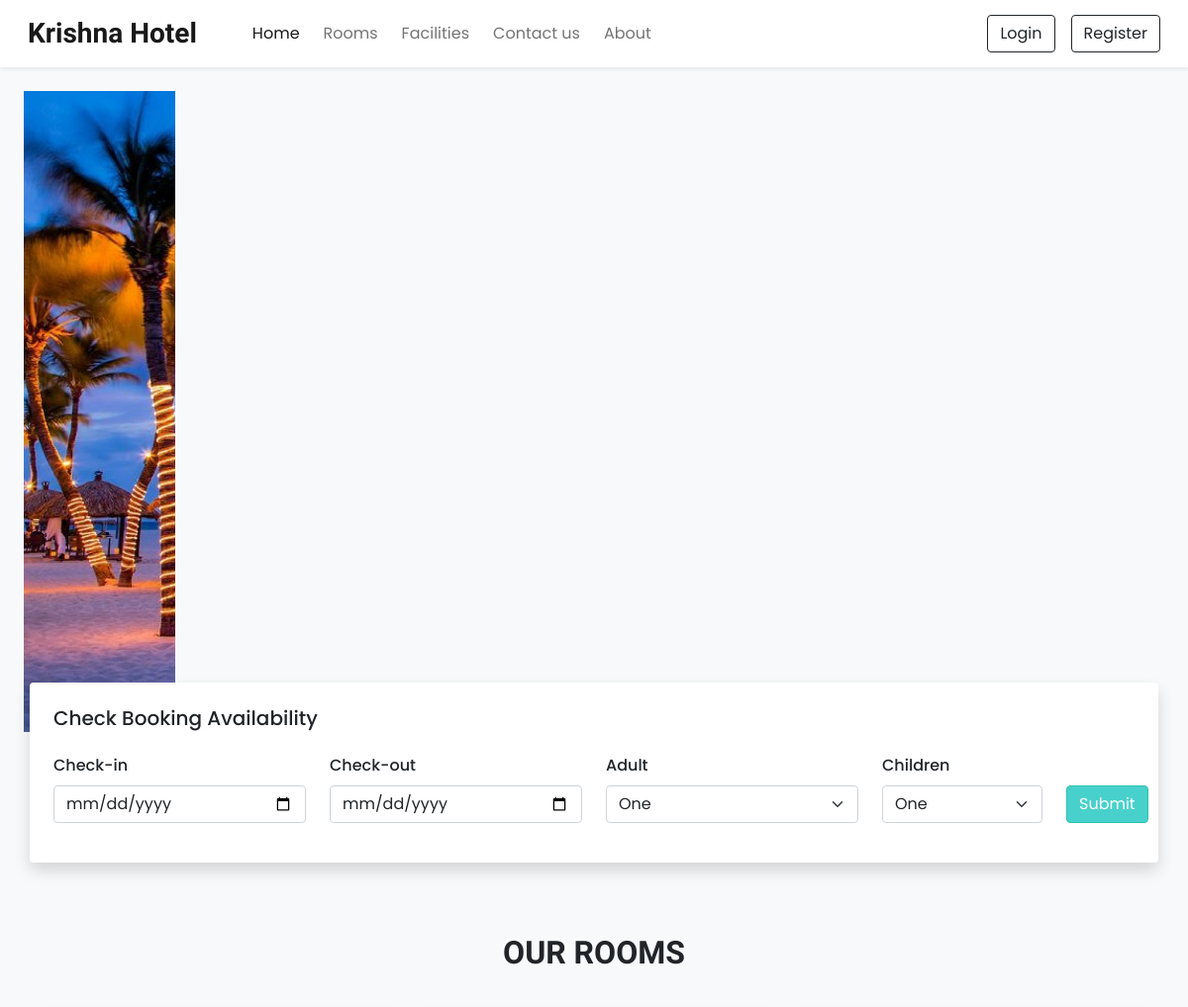
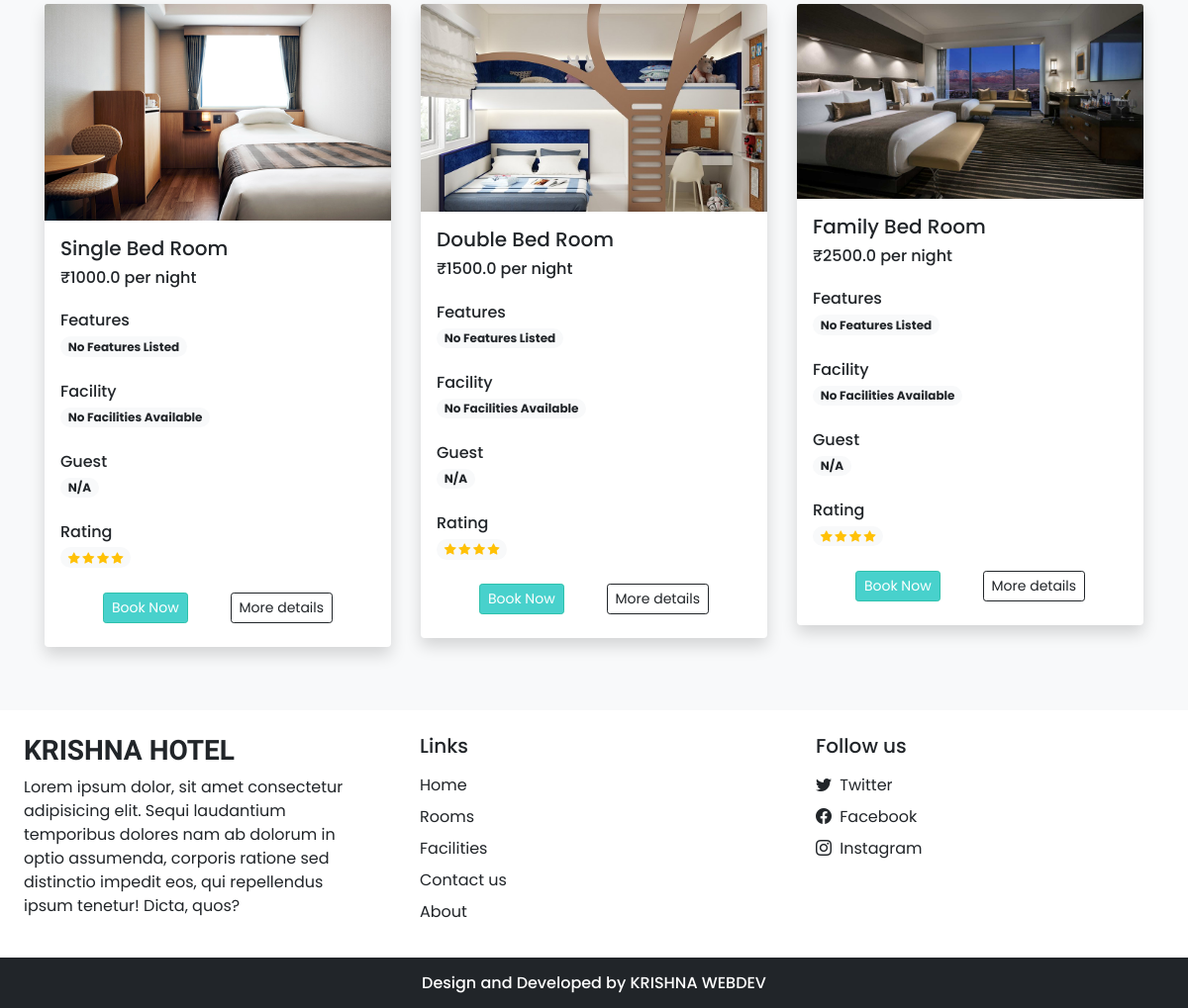
The page / on the database its author committed (2 pictures, top to bottom).
### app.py (models this page shows)
class Room(db.Model):
    id = db.Column(db.Integer, primary_key=True)
    name = db.Column(db.String(100), nullable=False)
    price = db.Column(db.Float, nullable=False)
    status = db.Column(db.String(20), default='Available')
    image = db.Column(db.String(255), nullable=False, default='default.jpg')

### app.py (the view)
@app.route('/')
def home():
    rooms_list = Room.query.all()  # Fetch all rooms
    print("Rooms fetched:", rooms_list)  #  Debugging step
    return render_template('index.html', rooms=rooms_list)  # Pass rooms to template

### templates/index.html (shortened to what this page needs)
<!DOCTYPE html>
<html lang="en">
<head>
    <link rel="stylesheet" href="css/common.css">
    <link rel="stylesheet" href="https://cdn.jsdelivr.net/npm/swiper@11/swiper-bundle.min.css" />
    <link href="https://cdn.jsdelivr.net/npm/bootstrap@5.0.2/dist/css/bootstrap.min.css" rel="stylesheet">
    <link rel="stylesheet" href="https://cdn.jsdelivr.net/npm/bootstrap-icons@1.11.3/font/bootstrap-icons.min.css">
    <link rel="stylesheet" href="css/common.css">
</head>
<body class="bg-light">
    <nav class="navbar navbar-expand-lg navbar-light bg-white px-lg-3 py-lg-2 shadow-sm sticky-top">
        <div class="container-fluid">
            <a class="navbar-brand me-5 fw-bold fs-3 h-font" href="{{ url_for('home') }}">Krishna Hotel</a>
            <div class="collapse navbar-collapse" id="navbarSupportedContent">
                <ul class="navbar-nav me-auto mb-2 mb-lg-0">
                    <li class="nav-item">
                        <a class="nav-link active me-2" aria-current="page" href="{{ url_for('home') }}">Home</a>
                    </li>
                    <li class="nav-item">
                        <a class="nav-link me-2" href="{{ url_for('rooms') }}">Rooms</a>
                    </li>
                    <li class="nav-item">
                        <a class="nav-link me-2" href="{{ url_for('facilities') }}">Facilities</a>
                    </li>
                    <li class="nav-item">
                        <a class="nav-link me-2" href="{{ url_for('contact') }}">Contact us</a>
                    </li>
                    <li class="nav-item">
                        <a class="nav-link" href="{{ url_for('about') }}">About</a>
                    </li>
                </ul>
                {% if current_user.is_authenticated %}
                <div class="d-flex align-items-center">
                    <div class="rounded-circle bg-primary text-white d-flex justify-content-center align-items-center"
                         style="width:40px; height:40px;">
                        {{ current_user.username[0] | upper }}
                    </div>
                    <a href="{{ url_for('logout') }}" class="btn btn-outline-dark ms-3">Logout</a>
                </div>
                {% else %}
                <div class="d-flex">
                    <button type="button" class="btn btn-outline-dark shadow-none me-lg-3 me-2" data-bs-toggle="modal" data-bs-target="#loginModal">Login</button>
                    <button type="button" class="btn btn-outline-dark shadow-none" data-bs-toggle="modal" data-bs-target="#registerModal">Register</button>
                </div>
                {% endif %}
            </div>
        </div>
    </nav>
    <div class="container-fluid px-lg-4 mt-4">
        <div class="swiper">
            <div class="swiper-wrapper">
                <div class="swiper-slide">
                    <img src="static/images/12.jpg" class="w-100 d-block" />
                </div>
            </div>
        </div>
    </div>
    <div class="container availability-form">
        <div class="row">
            <div class="col-lg-12 bg-white shadow p-4 rounded">
                <h5 class="mb-4">Check Booking Availability</h5>
                <form action="{{ url_for('check_availability') }}" method="post">
                    <div class="row align-items-end">
                        <div class="col-lg-3 mb-3">
                            <label class="form-label" style="font-weight: 500;">Check-in</label>
                            <input type="date" name="checkin" class="form-control shadow-none" required>
                        </div>
                        <div class="col-lg-3 mb-3">
                            <label class="form-label" style="font-weight: 500;">Check-out</label>
                            <input type="date" name="checkout" class="form-control shadow-none" required>
                        </div>
                        <div class="col-lg-3 mb-3">
                            <label class="form-label" style="font-weight: 500;">Adult</label>
                            <select name="adult" class="form-select shadow-none" required>
                                <option value="1">One</option>
                            </select>
                        </div>
                        <div class="col-lg-2 mb-3">
                            <label class="form-label" style="font-weight: 500;">Children</label>
                            <select name="children" class="form-select shadow-none" required>
                                <option value="1">One</option>
                            </select>
                        </div>
                        <div class="col-lg-1 mb-lg-3 mt-2">
                            <button type="submit" class="btn text-white shadow-none custom-bg" style="background-color: mediumturquoise">Submit</button>
                        </div>
                    </div>
                </form>
            </div>
        </div>
    </div>
    <h2 class="mt-5 pt-4 mb-4 text-center fw-bold h-font">OUR ROOMS</h2>
    <div class="container">
        <div class="row">
            {% set displayed_rooms = [] %}
            {% for room in rooms %}
            {% if room.name not in displayed_rooms %}
            <div class="col-lg-4 col-md-6 my-3">
                <div class="card border-0 shadow" style="max-width: 350px; margin:auto;">
                    <img src="{{ url_for('static', filename='Images/' + room.image) }}"
                         class="card-img-top" alt="{{ room.name }}">
                    <div class="card-body">
                        <h5>{{ room.name }}</h5>
                        <h6 class="mb-4">₹{{ room.price }} per night</h6>
                        <div class="features mb-4">
                            <h6 class="mb-1">Features</h6>
                            <span class="badge rounded-pill bg-light text-dark text-wrap">
                                {{ room.features or 'No Features Listed' }}
                            </span>
                        </div>
                        <div class="facilities mb-4">
                            <h6 class="mb-1">Facility</h6>
                            <span class="badge rounded-pill bg-light text-dark text-wrap">
                                {{ room.facility or 'No Facilities Available' }}
                            </span>
                        </div>
                        <div class="guest mb-4">
                            <h6 class="mb-1">Guest</h6>
                            <span class="badge rounded-pill bg-light text-dark text-wrap">
                                {{ room.guests or 'N/A' }}
                            </span>
                        </div>
                        <div class="rating mb-4">
                            <h6 class="mb-1">Rating</h6>
                            <span class="badge rounded-pill bg-light">
                                <i class="bi bi-star-fill text-warning"></i>
                                <i class="bi bi-star-fill text-warning"></i>
                                <i class="bi bi-star-fill text-warning"></i>
                                <i class="bi bi-star-fill text-warning"></i>
                            </span>
                        </div>
                        <div class="d-flex justify-content-evenly mb-2">
                            <a href="{{ url_for('book', room_id=room.id, checkin='2023-01-01', checkout='2023-01-05') }}"
                               class="btn btn-sm text-white custom-bg shadow-none"
                               style="background-color:mediumturquoise">Book Now</a>
                            <a href="{{ url_for('room_details', room_id=room.id) }}"
                               class="btn btn-sm btn-outline-dark shadow-none">More details</a>
                        </div>
                    </div>
                </div>
            </div>
            {% set _ = displayed_rooms.append(room.name) %}
            {% endif %}
            {% endfor %}
        </div>
    </div>
    <div class="container-fluid bg-white mt-5">
        <div class="row">
            <div class="col-lg-4 p-4">
                <h3 class="h-font fw-bold fs-3 mb-2">KRISHNA HOTEL</h3>
                <p>
                    Lorem ipsum dolor, sit amet consectetur adipisicing elit.
                    Sequi laudantium temporibus dolores nam ab dolorum in optio assumenda,
                    corporis ratione sed distinctio impedit eos, qui repellendus ipsum tenetur! Dicta, quos?
                </p>
            </div>
            <div class="col-lg-4 p-4">
                <h5 class="mb-3">Links</h5>
                <a href="{{ url_for('home') }}" class="d-inline-block mb-2 text-dark text-decoration-none" aria-label="Go to Home">Home</a><br>
                <a href="{{ url_for('rooms') }}" class="d-inline-block mb-2 text-dark text-decoration-none" aria-label="Go to Rooms">Rooms</a><br>
                <a href="{{ url_for('facilities') }}" class="d-inline-block mb-2 text-dark text-decoration-none" aria-label="View Facilities">Facilities</a><br>
                <a href="{{ url_for('contact') }}" class="d-inline-block mb-2 text-dark text-decoration-none" aria-label="Contact us">Contact us</a><br>
                <a href="{{ url_for('about') }}" class="d-inline-block mb-2 text-dark text-decoration-none" aria-label="About the hotel">About</a>
            </div>
            <div class="col-lg-4 p-4">
                <h5 class="mb-3">Follow us</h5>
                <a href="#" class="d-inline-block text-dark text-decoration-none mb-2" aria-label="Follow us on Twitter">
                    <i class="bi bi-twitter me-1"></i> Twitter
                </a><br>
                <a href="#" class="d-inline-block text-dark text-decoration-none mb-2" aria-label="Follow us on Facebook">
                    <i class="bi bi-facebook me-1"></i> Facebook
                </a><br>
                <a href="#" class="d-inline-block text-dark text-decoration-none" aria-label="Follow us on Instagram">
                    <i class="bi bi-instagram me-1"></i> Instagram
                </a><br>
            </div>
        </div>
    </div>
    <h6 class="text-center bg-dark text-white p-3 m-0">Design and Developed by KRISHNA WEBDEV</h6>
</body>
</html>

### css/common.css (style rules this page uses)
:root { --teal: #2ec1ac; --teal_hover: #279e8c; }
* { font-family: "Poppins", sans-serif; }
.h-font { font-family: "Merienda", cursive; }
.custom-bg { background-color: var(--teal); border: 1px solid var(--teal); }

### templates/index.html (style rules this page uses)
.availability-form { margin-top: -50px; z-index: 2; position: relative; }

### rows shown on the page
Room: image (picture), name "Single Bed Room", price "1000.0", features "No Features Listed", facility "No Facilities Available", guests "N/A"
Room: image (picture), name "Double Bed Room", price "1500.0", features "No Features Listed", facility "No Facilities Available", guests "N/A"
Room: image (picture), name "Family Bed Room", price "2500.0", features "No Features Listed", facility "No Facilities Available", guests "N/A"
